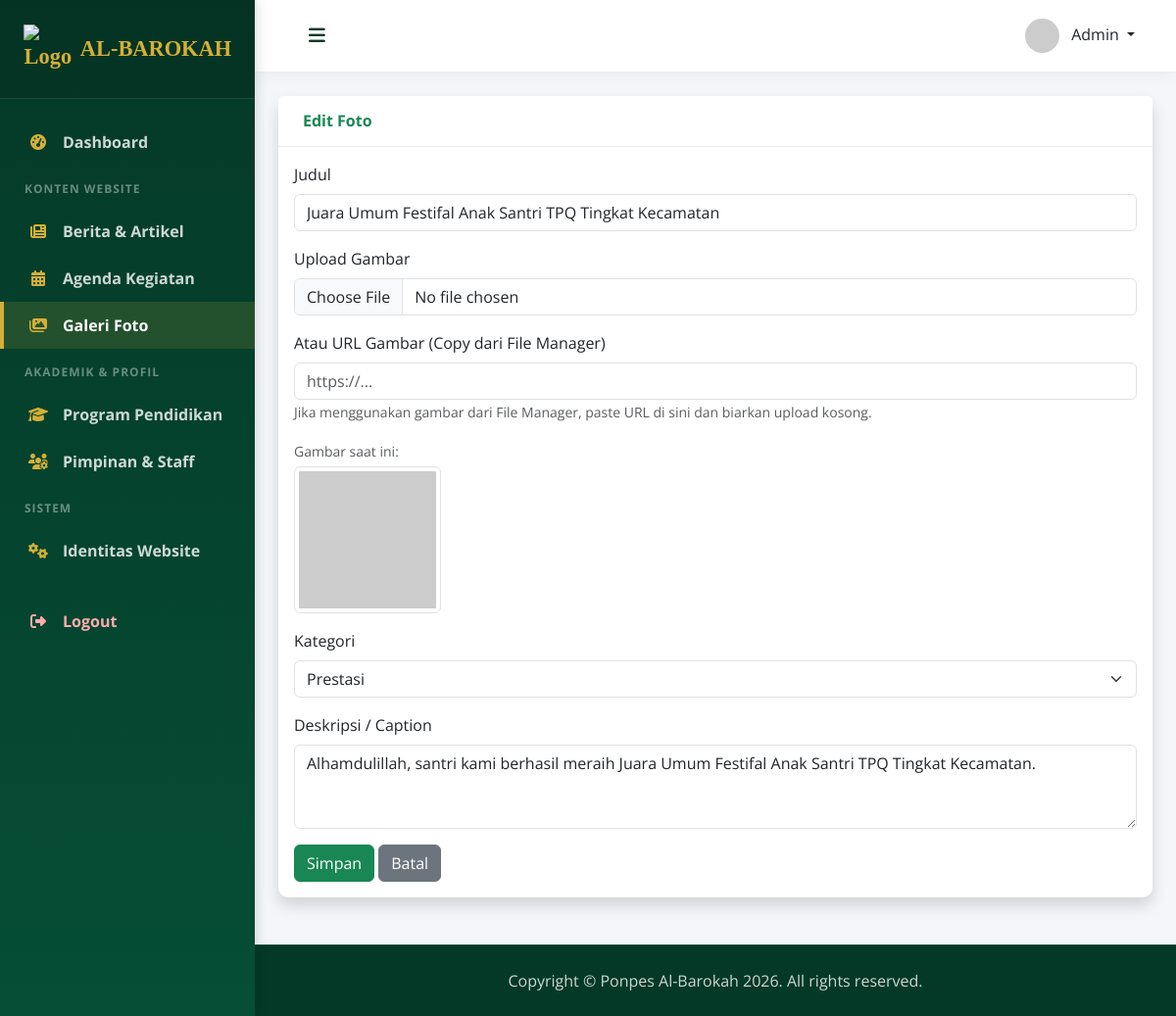
The app's page /admin/galeri/edit/1 (signed in) with its own data.
### app/models.py (models this page shows, shortened)
class User(UserMixin, db.Model):
    id = db.Column(db.Integer, primary_key=True)
    username = db.Column(db.String(64), unique=True, nullable=False)
    password_hash = db.Column(db.String(256), nullable=False)
    role = db.Column(db.String(20), default='admin') # superadmin, admin, editor
    created_at = db.Column(db.DateTime, default=get_current_time)

class Galeri(db.Model):
    id = db.Column(db.Integer, primary_key=True)
    judul = db.Column(db.String(255))
    gambar = db.Column(db.String(255), nullable=False)
    kategori = db.Column(db.String(50)) # Fasilitas, Kegiatan, Prestasi
    tanggal = db.Column(db.DateTime, default=get_current_time)
    deskripsi = db.Column(db.Text) # Alt text/caption

### app/admin/routes.py (the view, shortened to what this page needs)
@bp.route('/galeri/edit/<int:id>', methods=['GET', 'POST'])
@login_required
def galeri_edit(id):
    galeri = Galeri.query.get_or_404(id)
    form = GaleriForm(obj=galeri)
    return render_template('admin/galeri_form.html', form=form, title='Edit Foto', galeri=galeri)

### app/admin/forms.py
class GaleriForm(FlaskForm):
    judul = StringField('Judul')
    gambar = FileField('Upload Gambar', validators=[FileAllowed(['jpg', 'png', 'jpeg', 'gif'], 'Hanya file gambar yang diperbolehkan!')])
    gambar_url = StringField('Atau URL Gambar (Copy dari File Manager)')
    kategori = SelectField('Kategori', choices=[('Fasilitas', 'Fasilitas'), ('Kegiatan', 'Kegiatan'), ('Prestasi', 'Prestasi'), ('Lainnya', 'Lainnya')])
    deskripsi = TextAreaField('Deskripsi / Caption')
    submit = SubmitField('Simpan')

### app/admin/routes.py (called while the page is built)
@login.user_loader
def load_user(id):
    try:
        return User.query.get(int(id))
    except Exception:
        from flask_login import UserMixin
        class FallbackUser(UserMixin):
            def __init__(self, uid):
                self.id = uid
                self.username = "System Restoring..."
                self.role = 'superadmin' # Grant access to status checks
        return FallbackUser(int(id))

### app/templates/admin/galeri_form.html (shortened to what this page needs)
{% extends "admin/layout.html" %}
{% block content %}
<div class="card shadow mb-4">
    <div class="card-header py-3">
        <h6 class="m-0 font-weight-bold text-success">{{ title }}</h6>
    </div>
    <div class="card-body">
        <form method="POST" enctype="multipart/form-data">
            <div class="mb-3">
                {{ form.judul.label(class="form-label") }}
                {{ form.judul(class="form-control") }}
            </div>
            <div class="mb-3">
                {{ form.gambar.label(class="form-label") }}
                {{ form.gambar(class="form-control") }}
            </div>
            <div class="mb-3">
                {{ form.gambar_url.label(class="form-label") }}
                {{ form.gambar_url(class="form-control", placeholder="https://...") }}
                <small class="text-muted">Jika menggunakan gambar dari File Manager, paste URL di sini dan biarkan upload kosong.</small>
            </div>
            <div class="mb-3">
                {% if galeri and galeri.gambar %}
                    <div class="mt-2">
                        <small class="text-muted">Gambar saat ini:</small><br>
                        <img src="{{ galeri.gambar }}" alt="Current Image" width="150" class="img-thumbnail mt-1">
                    </div>
                {% endif %}
            </div>
            <div class="mb-3">
                {{ form.kategori.label(class="form-label") }}
                {{ form.kategori(class="form-select") }}
            </div>
            <div class="mb-3">
                {{ form.deskripsi.label(class="form-label") }}
                {{ form.deskripsi(class="form-control wysiwyg-editor", rows="3") }}
            </div>
            <button type="submit" class="btn btn-success">{{ form.submit.label.text }}</button>
            <a href="{{ url_for('admin.galeri_list') }}" class="btn btn-secondary">Batal</a>
        </form>
    </div>
</div>
{% endblock %}

### app/templates/admin/layout.html (shortened to what this page needs)
<!DOCTYPE html>
<html lang="id">
<head>
    <link href="{{ url_for('static', filename='css/fonts.css', v=1.0) }}" rel="stylesheet">
    <link href="{{ url_for('static', filename='vendor/bootstrap/css/bootstrap.min.css') }}" rel="stylesheet">
    <link href="{{ url_for('static', filename='vendor/fontawesome/css/all.min.css') }}" rel="stylesheet">
    <link href="{{ url_for('static', filename='vendor/summernote/summernote-lite.min.css') }}" rel="stylesheet">
    <link href="{{ url_for('static', filename='css/admin.css', v=1.2) }}" rel="stylesheet">
</head>
<body>
    <div class="d-flex">
        <nav id="sidebar">
            <div class="sidebar-header d-flex justify-content-center align-items-center">
                <a href="{{ url_for('admin.dashboard') }}" class="sidebar-brand text-center">
                    <img src="{{ url_for('static', filename='img/logo.png') }}" alt="Logo" width="50" class="me-2">
                    <span class="d-block">AL-BAROKAH</span>
                </a>
            </div>
            <ul class="list-unstyled components">
                <li class="{{ 'active' if request.endpoint == 'admin.dashboard' }}">
                    <a href="{{ url_for('admin.dashboard') }}">
                        <i class="fas fa-tachometer-alt"></i> Dashboard
                    </a>
                </li>
                <li class="sidebar-heading">Konten Website</li>
                <li class="{{ 'active' if 'berita' in request.endpoint }}">
                    <a href="{{ url_for('admin.berita_list') }}">
                        <i class="fas fa-newspaper"></i> Berita & Artikel
                    </a>
                </li>
                <li class="{{ 'active' if 'agenda' in request.endpoint }}">
                    <a href="{{ url_for('admin.agenda_list') }}">
                        <i class="fas fa-calendar-alt"></i> Agenda Kegiatan
                    </a>
                </li>
                <li class="{{ 'active' if 'galeri' in request.endpoint }}">
                    <a href="{{ url_for('admin.galeri_list') }}">
                        <i class="fas fa-images"></i> Galeri Foto
                    </a>
                </li>
                <li class="sidebar-heading">Akademik & Profil</li>
                <li class="{{ 'active' if 'program' in request.endpoint }}">
                    <a href="{{ url_for('admin.program_list') }}">
                        <i class="fas fa-graduation-cap"></i> Program Pendidikan
                    </a>
                </li>
                <li class="{{ 'active' if 'pimpinan' in request.endpoint }}">
                    <a href="{{ url_for('admin.pimpinan_list') }}">
                        <i class="fas fa-users-cog"></i> Pimpinan & Staff
                    </a>
                </li>
                <li class="sidebar-heading">Sistem</li>
                <li class="{{ 'active' if 'pengaturan' in request.endpoint }}">
                    <a href="{{ url_for('admin.pengaturan') }}">
                        <i class="fas fa-cogs"></i> Identitas Website
                    </a>
                </li>
                <li class="mt-4">
                    <a href="{{ url_for('admin.logout') }}" class="text-danger-light" style="color: #ffadad;">
                        <i class="fas fa-sign-out-alt" style="color: #ffadad;"></i> Logout
                    </a>
                </li>
            </ul>
        </nav>
        <div id="content" class="d-flex flex-column min-vh-100">
            <nav class="navbar navbar-expand-lg navbar-light navbar-top">
                <div class="container-fluid">
                    <button type="button" id="sidebarCollapse" class="btn btn-link navbar-toggler-custom">
                        <i class="fas fa-bars"></i>
                    </button>
                    <div class="ms-auto d-flex align-items-center">
                        <div class="dropdown">
                            <a class="nav-link dropdown-toggle text-dark font-weight-bold" href="#" role="button" data-bs-toggle="dropdown">
                                <img src="https://ui-avatars.com/api/?name=Admin&background=043927&color=fff" class="rounded-circle me-2" width="35">
                                <span class="d-none d-lg-inline">{{ current_user.username|title if current_user.is_authenticated else 'Administrator' }}</span>
                            </a>
                        </div>
                    </div>
                </div>
            </nav>
            <div class="container-fluid p-4 flex-grow-1">
                {% block content %}{% endblock %}
            </div>
            <footer class="mt-auto py-4">
                <div class="container my-auto">
                    <div class="copyright text-center my-auto">
                        <span>Copyright &copy; Ponpes Al-Barokah 2026. All rights reserved.</span>
                    </div>
                </div>
            </footer>
        </div>
    </div>
</body>
</html>

### app/static/css/admin.css (style rules this page uses)
:root { --primary-color: #043927; --secondary-color: #064e36; --accent-color: #D4AF37; --text-light: #f8f9fa; --bg-light: #f4f6f9; }
body { font-family: 'Nunito', sans-serif; background-color: var(--bg-light); color: #444; min-height: 100vh; display: flex; flex-direction: column; }
h1, h2, h3, h4, h5, h6 { color: var(--primary-color); font-weight: 700; }
#sidebar { min-width: 260px; max-width: 260px; min-height: 100vh; background: linear-gradient(180deg, var(--primary-color) 0%, var(--secondary-color) 100%); color: #fff; box-shadow: 4px 0 10px rgba(0,0,0,0.1); transition: all 0.3s; z-index: 1000; }
.sidebar-header { padding: 25px 20px; background: rgba(0,0,0,0.1); border-bottom: 1px solid rgba(255,255,255,0.1); }
.sidebar-brand { font-family: 'Cinzel', serif; font-weight: 700; font-size: 1.4rem; color: var(--accent-color); text-decoration: none; display: flex; align-items: center; justify-content: center; }
.components { padding: 20px 0; }
.components li a { padding: 12px 25px; display: flex; align-items: center; color: rgba(255,255,255,0.8); text-decoration: none; font-weight: 600; transition: 0.3s; border-left: 4px solid transparent; }
.components li.active > a { color: #fff; background: rgba(212, 175, 55, 0.15); border-left: 4px solid var(--accent-color); }
.components li a i { margin-right: 15px; width: 20px; text-align: center; color: var(--accent-color); }
.sidebar-heading { padding: 15px 25px 10px; font-size: 0.75rem; text-transform: uppercase; letter-spacing: 1px; color: rgba(255,255,255,0.4); font-weight: 700; }
#content { width: 100%; min-height: 100vh; display: flex; flex-direction: column; background-color: var(--bg-light); position: relative; z-index: 1; }
.navbar-top { background-color: #fff !important; box-shadow: 0 2px 15px rgba(0,0,0,0.05); padding: 15px 30px; border-bottom: 1px solid #eee; }
.navbar-toggler-custom { color: var(--primary-color); font-size: 1.2rem; cursor: pointer; }
.card { border: none; box-shadow: 0 5px 20px rgba(0,0,0,0.05); border-radius: 10px; background: #fff; margin-bottom: 20px; transition: transform 0.2s; }
.card-header { background-color: #fff; border-bottom: 1px solid #eee; padding: 20px 25px; font-weight: 700; color: var(--primary-color); }
footer { background-color: var(--primary-color); padding: 20px; text-align: center; color: rgba(255,255,255,0.8); margin-top: auto; border-top: 1px solid rgba(255,255,255,0.1); width: 100%; position: relative; z-index: 9999; }
footer .copyright { color: rgba(255,255,255,0.8); }

### records on screen
User: username "Admin"
Galeri: judul "Juara Umum Festifal Anak Santri TPQ Tingkat Kecamatan", kategori "Prestasi", deskripsi "Alhamdulillah, santri kami berhasil meraih Juara Umum Festifal Anak Santri TPQ Tingkat Kecamatan."

### other values on screen
{{ title }} "Edit Foto"
